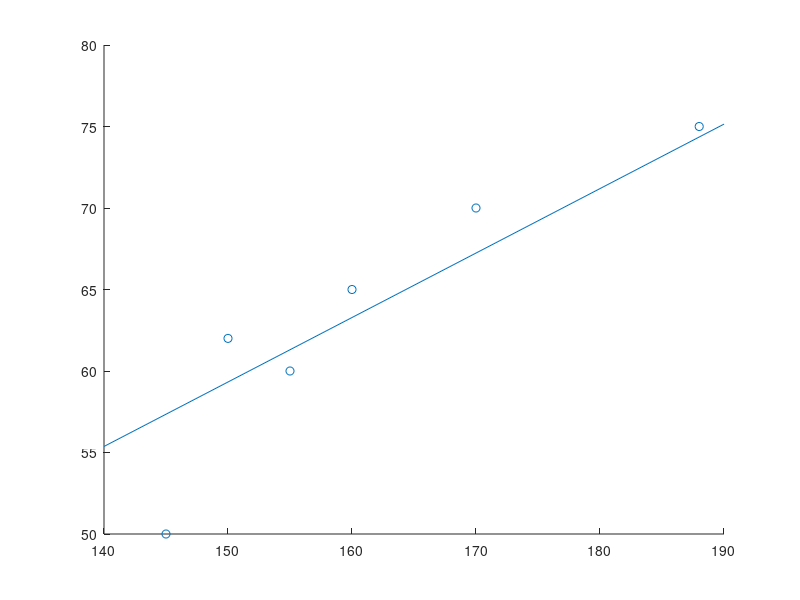
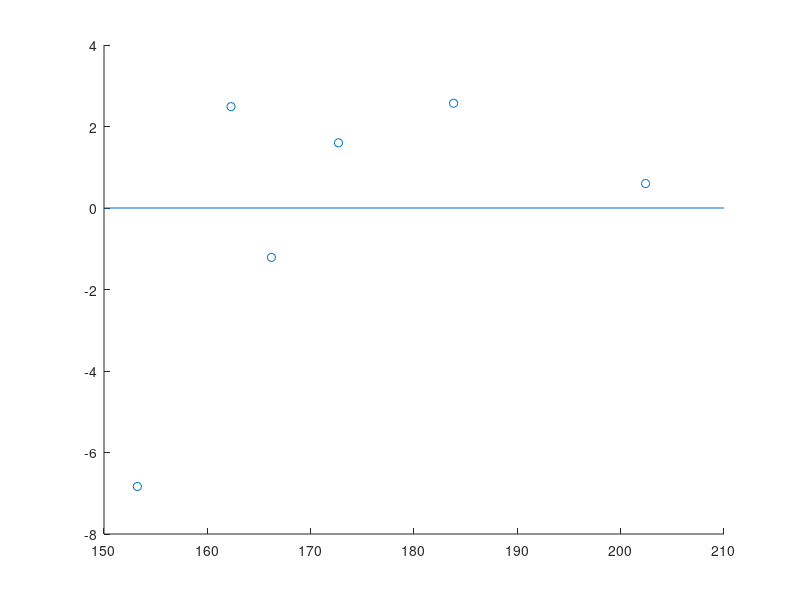
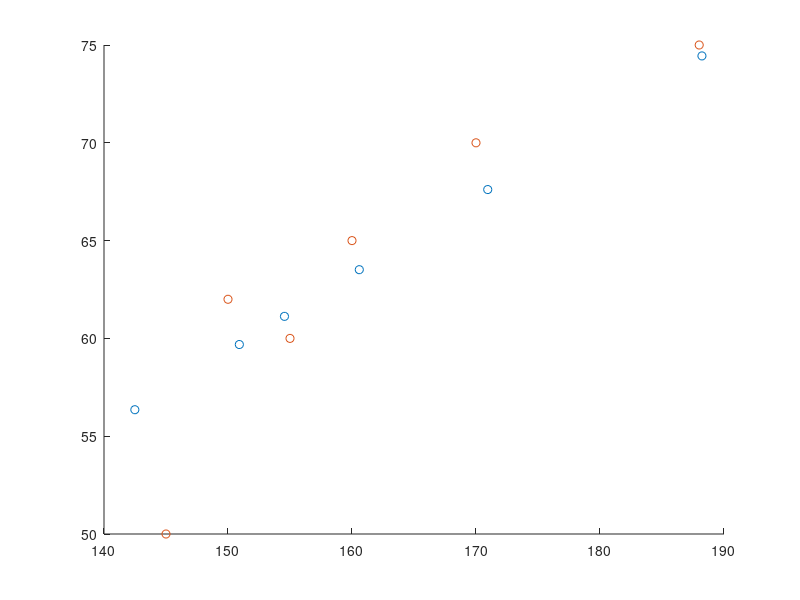

The MATLAB source for these figures, in order:
close all;

%% Task 2
% A)

xh = [160, 188, 155, 170, 145, 150];
yv = [65, 75, 60, 70, 50, 62];

a = sum(xh.*yv)/sum(xh.*xh);
xLine = [140,190];
yEst = xLine.*a;
figure;
scatter(xh,yv);
hold on;
plot(xLine, yEst);
hold off;
fprintf('a = %g', a);

%B)
% We see that the line is now flipped onto the x-axis, so it's easy to see
% the distance from the estimated line. We notice that the shortest person
% does not fit the linear regression well and has a large impact on the
% position of the line due to the nature of MSE.
phi = atan(a);
xMat = [xh;yv];
T = [cos(phi), sin(phi); -sin(phi), cos(phi)];
f = T*xMat;
figure;
scatter(f(1,:), f(2,:));
hold on;
plot([150,210], [0,0]); %line at zero
hold off;

%C)
% We make some assumptions about the statistical properties, namely the
% linear relation between height and weight and also that the error is
% normally distributed with a constant variance. As long as this is true,
% and the variance is sufficiently small, this can give good compression.
fCompress = f;
fCompress(2,:) = 0;

xCompress = T'*fCompress;
figure;
scatter(xCompress(1,:), xCompress(2,:));
hold on;
scatter(xh,yv);

avgErrorYv = mean(abs(xCompress(2,:)-yv));
fprintf('Average weight error: %g\n', avgErrorYv);

%% Task 3
imgBlock = [124 125 122 120 122 119 117 118;
121 121 120 119 119 120 120 118;
126 124 123 122 121 121 120 120;
124 124 125 125 126 125 124 124;
127 127 128 129 130 128 127 125;
143 142 143 142 140 139 139 139;
150 148 152 152 152 152 150 151;
156 159 158 155 158 158 157 156];

quantBlock = [16 11 10 16 24 40 51 61;
12 12 14 19 26 58 60 55;
14 13 16 24 40 57 69 56;
14 17 22 29 51 87 80 62;
18 22 37 56 68 109 103 77;
24 35 55 64 81 104 113 92;
49 64 78 87 103 121 120 101;
72 92 95 98 112 100 103 99];
